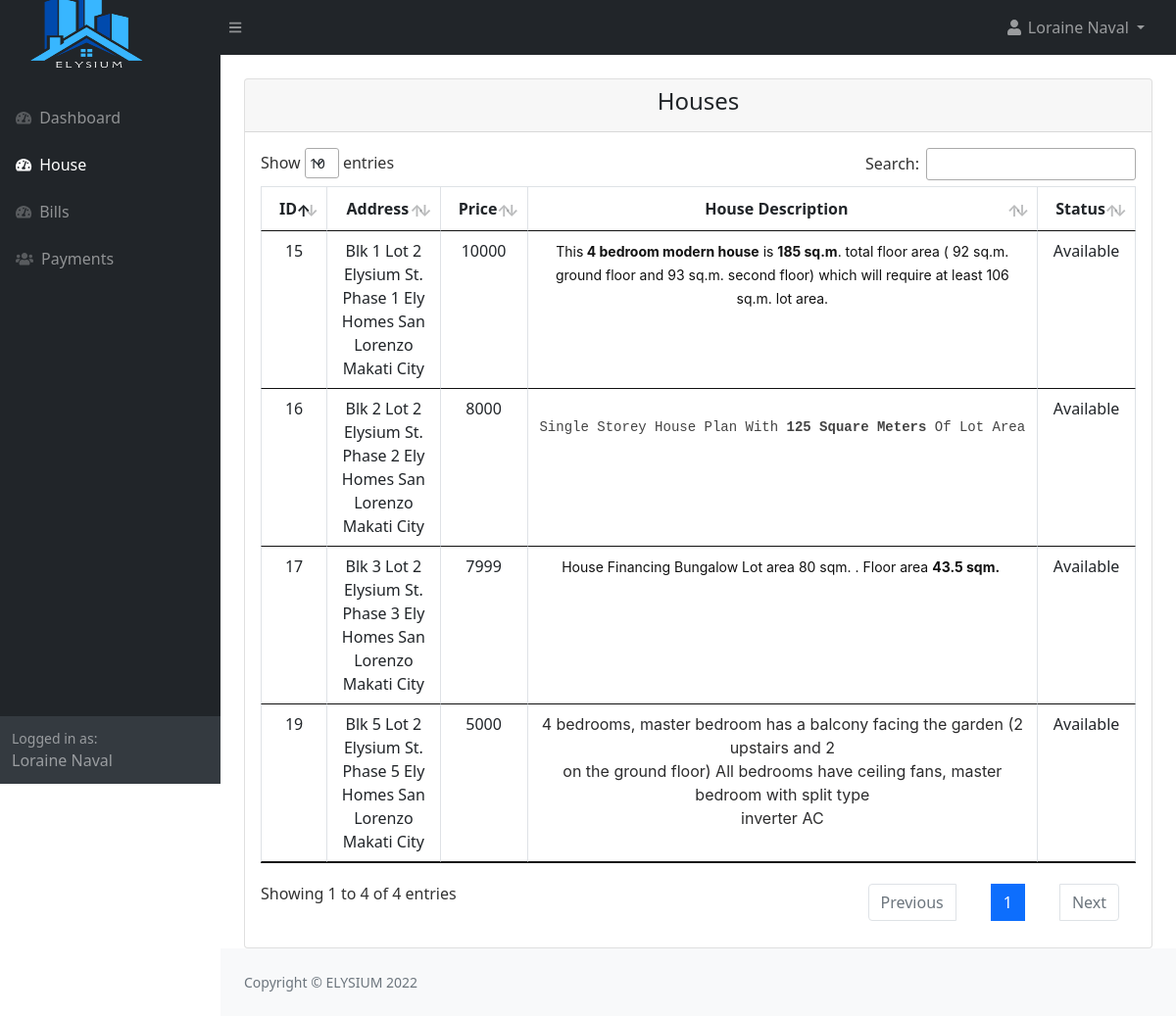
Page /tenant/house_view.php (signed in) on the committed database.
### tables this page shows
CREATE TABLE `house` (
  `house_id` int(11) NOT NULL,
  `house_address` varchar(199) NOT NULL,
  `house_price` int(20) NOT NULL,
  `house_desc` text DEFAULT NULL,
  `house_status` tinyint(1) NOT NULL DEFAULT 0 COMMENT '0-invisible, 1-visible, 2-delete',
  `added_date` timestamp NOT NULL DEFAULT current_timestamp()
);

### tenant/house_view.php (the view)
<?php
include("authentication.php");
include("includes/header.php");
?>
<div class="container-fluid px-4">
    <div class="row mt-4">
        <div class="col-md-12">
            <div class="card">
                <div class="card-header">
                    <h4 class="text-center"> Houses
                    </h4>
                </div>
                <div class="card-body">
                <div class="table-responsive">
                    <table id="myDataTable" class="table table-bordered table-stripe">
                        <thead>
                            <tr>
                                <th class="text-center">ID</th>
                                <th class="text-center">Address</th>
                                <th class="text-center">Price</th>
                                <th class="text-center">House Description</th>
                                <th class="text-center">Status</th>
                            </tr>
                        </thead>
                        <tbody>
                            <?php
                                $house = "SELECT * FROM house WHERE house_status != '2' ";
                                $house_run = mysqli_query($con,$house);
                                if(mysqli_num_rows($house_run) > 0 )
                                {
                                    foreach($house_run as $home)
                                    {
                                        ?>
                                        <tr>
                                            <td class="text-center"><?= $home['house_id'] ?></td>
                                            <td class="text-center"><?= $home['house_address'] ?></td>
                                            <td class="text-center"><?= $home['house_price'] ?></td>
                                            <td class="text-center"><?= $home['house_desc'] ?></td>
                                            <td class="text-center">
                                                <?= $home['house_status'] == '1' ? 'Available':'Unavailable' ?>
                                            </td>
                                        </tr>
                                        <?php
                                    }
                                }
                                else
                                {
                                    ?>
                                    <tr>
                                            <td colspan="6"> No Record Found</td>
                                    </tr>
                                    <?php
                                }
                            ?>
                        </tbody>
                    </table>
                </div>
                </div>
            </div>
        </div>
    </div>
</div>
<?php
include("includes/footer.php");
include("includes/scripts.php");
?>

### rows in the picture
house: house_id "15", house_address "Blk 1 Lot 2 Elysium St. Phase 1 Ely Homes San Lorenzo Makati City", house_price "10000", house_desc "This 4 bedroom modern house is 185 sq.m . total floor area ( 92 sq.m. ground floor and 93 sq.m. second floor) which will require at least 106 sq.m. lot area.", house_status "Available"
house: house_id "16", house_address "Blk 2 Lot 2 Elysium St. Phase 2 Ely Homes San Lorenzo Makati City", house_price "8000", house_desc "Single Storey House Plan With 125 Square Meters Of Lot Area", house_status "Available"
house: house_id "17", house_address "Blk 3 Lot 2 Elysium St. Phase 3 Ely Homes San Lorenzo Makati City", house_price "7999", house_desc "House Financing Bungalow Lot area 80 sqm. . Floor area 43.5 sqm.", house_status "Available"
house: house_id "19", house_address "Blk 5 Lot 2 Elysium St. Phase 5 Ely Homes San Lorenzo Makati City", house_price "5000", house_desc "4 bedrooms, master bedroom has a balcony facing the garden (2 upstairs and 2 on the ground floor) All bedrooms have ceiling fans, master bedroom with split type inverter AC", house_status "Available"

### other values in the picture
$_SESSION['auth_user']['user_name'] "Loraine Naval"
